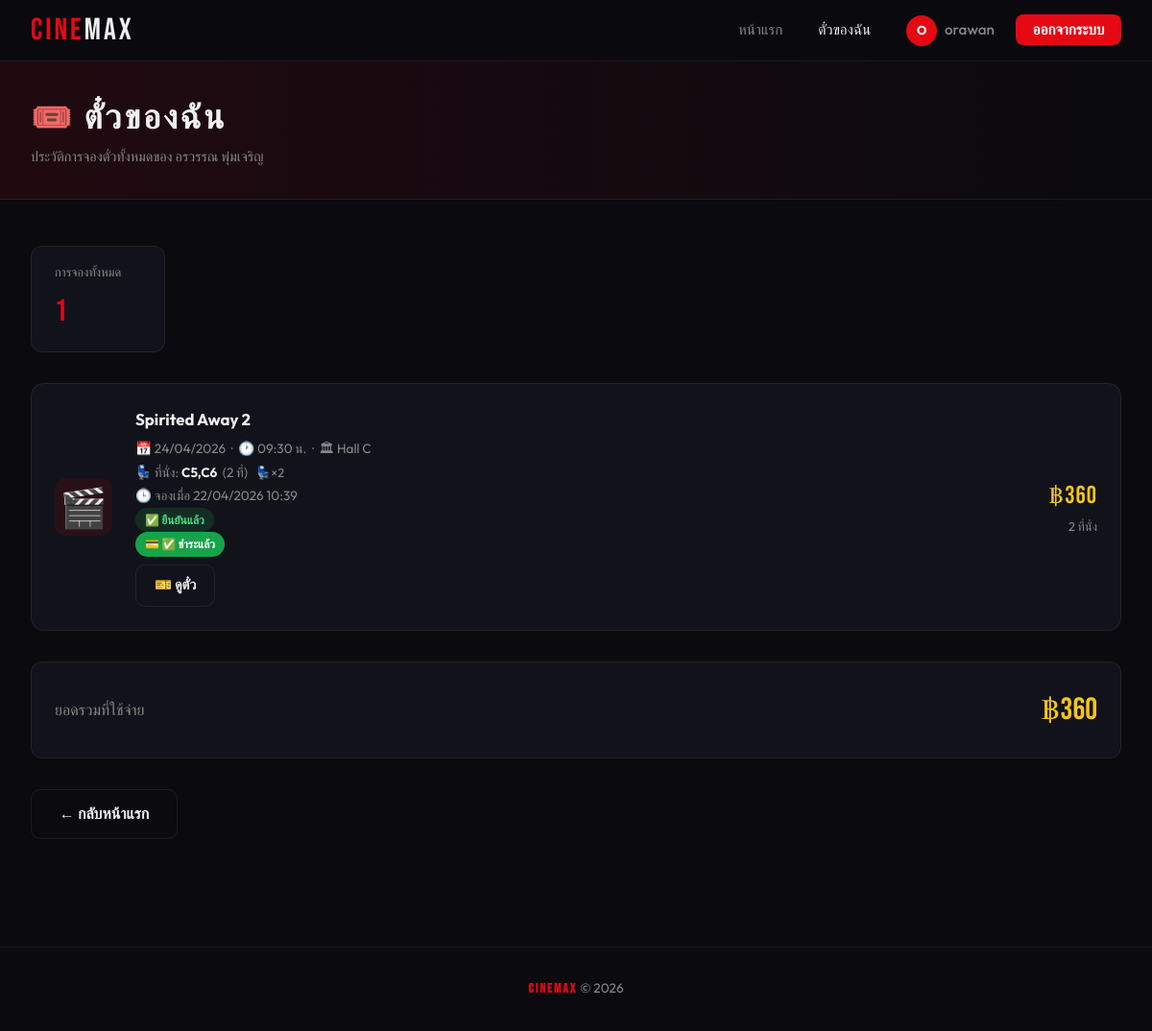
The page /mybooking.php (signed in) on the database its author committed.
### tables this page shows
CREATE TABLE `bookings` (
  `id` int(11) NOT NULL,
  `user_id` int(11) NOT NULL,
  `showtime_id` int(11) NOT NULL,
  `seats` varchar(255) NOT NULL COMMENT 'เช่น A1,A2,B3',
  `total_price` decimal(10,2) NOT NULL,
  `status` enum('pending','confirmed','cancelled') DEFAULT 'confirmed',
  `booked_at` timestamp NOT NULL DEFAULT current_timestamp(),
  `vip_count` int(11) DEFAULT 0,
  `normal_count` int(11) DEFAULT 0,
  `seat_types` text DEFAULT NULL,
  `payment_status` enum('pending','paid','cancelled') DEFAULT 'pending',
  `payment_ref` varchar(100) DEFAULT NULL,
  `paid_at` datetime DEFAULT NULL
);

CREATE TABLE `movies` (
  `id` int(11) NOT NULL,
  `title` varchar(200) NOT NULL,
  `description` text DEFAULT NULL,
  `genre` varchar(100) DEFAULT NULL,
  `duration` int(11) DEFAULT NULL COMMENT 'นาที',
  `rating` varchar(10) DEFAULT NULL,
  `poster` varchar(255) DEFAULT NULL,
  `is_showing` tinyint(1) DEFAULT 1,
  `created_at` timestamp NOT NULL DEFAULT current_timestamp()
);

CREATE TABLE `showtimes` (
  `id` int(11) NOT NULL,
  `movie_id` int(11) NOT NULL,
  `show_date` date NOT NULL,
  `show_time` time NOT NULL,
  `hall` varchar(50) NOT NULL,
  `total_seats` int(11) DEFAULT 60,
  `available_seats` int(11) DEFAULT 60,
  `price` decimal(10,2) DEFAULT 180.00,
  `hall_type` enum('normal','vip') DEFAULT 'normal'
);

### mybooking.php (the view, shortened to what this page needs)
<?php
require_once 'config.php';
$stmt = $conn->prepare("
    SELECT b.*, m.title, m.genre, s.show_date, s.show_time, s.hall, s.price
    FROM bookings b
    JOIN showtimes s ON b.showtime_id = s.id
    JOIN movies m ON s.movie_id = m.id
    WHERE b.user_id = ?
    ORDER BY b.booked_at DESC
");
$stmt->bind_param("i", $_SESSION['user_id']);
$stmt->execute();
$bookings = $stmt->get_result();
$stmt->execute();
$bookings = $stmt->get_result();
?>
<!DOCTYPE html>
<html lang="th">
<head>
    <link rel="stylesheet" href="css/style.css">
</head>
<body>
    <nav>
        <a href="index.php" class="nav-logo">CINE<span>MAX</span></a>
        <ul class="nav-links">
            <li><a href="index.php">หน้าแรก</a></li>
            <li><a href="mybooking.php" class="active">ตั๋วของฉัน</a></li>
            <li>
                <a href="#" style="display:flex;align-items:center;gap:0.5rem;">
                    <div class="user-avatar"><?= strtoupper(substr($_SESSION['username'], 0, 1)) ?></div>
                    <?= htmlspecialchars($_SESSION['username']) ?>
                </a>
            </li>
            <li><a href="logout.php" class="btn-nav">ออกจากระบบ</a></li>
        </ul>
    </nav>
    <div class="page-header">
        <div class="page-header-inner">
            <h1>🎟️ ตั๋วของฉัน</h1>
            <p>ประวัติการจองตั๋วทั้งหมดของ <?= htmlspecialchars($_SESSION['fullname'] ?? $_SESSION['username']) ?></p>
        </div>
    </div>
    <div class="section">
        <?php if ($bookings->num_rows === 0): ?>
            <div class="empty-state">
                <div class="empty-icon">🎫</div>
                <h3>ยังไม่มีประวัติการจอง</h3>
                <p style="margin-bottom:1.5rem;">เริ่มจองตั๋วหนังได้เลย!</p>
                <a href="index.php" class="btn btn-primary">🎬 ดูหนังทั้งหมด</a>
            </div>
        <?php else: ?>
            <div style="display:flex;gap:1rem;margin-bottom:2rem;flex-wrap:wrap;">
                <div
                    style="background:var(--bg-card);border:1px solid var(--border);border-radius:12px;padding:1rem 1.5rem;min-width:140px;">
                    <div style="color:var(--text-dim);font-size:0.8rem;margin-bottom:0.3rem;">การจองทั้งหมด</div>
                    <div style="font-family:'Bebas Neue',cursive;font-size:2rem;color:var(--accent);">
                        <?= $bookings->num_rows ?></div>
                </div>
            </div>
            <?php
            $total_spent = 0;
            $all_bookings = [];
            while ($b = $bookings->fetch_assoc()) {
                $all_bookings[] = $b;
                if ($b['status'] === 'confirmed') $total_spent += $b['total_price'];
            }
            foreach ($all_bookings as $b):
                $seats_arr = explode(',', $b['seats']);
                $num_seats = count($seats_arr);
                $movie_emoji = '🎬';
            ?>
                <div class="ticket-card" style="<?= $b['status'] === 'cancelled' ? 'opacity:0.6;' : '' ?>">
                    <div class="ticket-icon"><?= $movie_emoji ?></div>
                    <div>
                        <div class="ticket-movie"><?= htmlspecialchars($b['title']) ?></div>
                        <div class="ticket-info">
                            📅 <?= date('d/m/Y', strtotime($b['show_date'])) ?>
                            &nbsp;·&nbsp;
                            🕐 <?= substr($b['show_time'], 0, 5) ?> น.
                            &nbsp;·&nbsp;
                            🏛 <?= $b['hall'] ?>
                            <br>
                            💺 ที่นั่ง: <strong style="color:var(--text)">
                                <?= htmlspecialchars($b['seats']) ?>
                            </strong>
                            &nbsp;(<?= $num_seats ?> ที่)
                            <?php if ($b['normal_count'] > 0): ?>
                                &nbsp;<span style="color:var(--text-dim);font-size:0.8rem;">
                                    💺×<?= $b['normal_count'] ?>
                                </span>
                            <?php endif; ?>
                            <br>
                            🕒 จองเมื่อ <?= date('d/m/Y H:i', strtotime($b['booked_at'])) ?>
                            <br>
                            <?php
                            $payment_map = [
                                'pending' => '⏳ รอชำระเงิน',
                                'paid' => '✅ ชำระแล้ว',
                                'cancelled' => '❌ ยกเลิก'
                            ];
                            ?>
                            <?php if ($b['status'] === 'cancelled'): ?>
                                <span class="status-badge status-cancelled">❌ ยกเลิก</span>
                            <?php else: ?>
                                <span class="status-badge status-<?= $b['status'] ?>">
                                    <?= $b['status'] === 'confirmed' ? '✅ ยืนยันแล้ว' : '⏳ รอดำเนินการ' ?>
                                </span>
                                <br>
                                <span class="status-badge status-<?= $b['payment_status'] ?>">
                                    💳 <?= $payment_map[$b['payment_status']] ?? 'ไม่ทราบสถานะ' ?>
                                </span>
                            <?php endif; ?>
                            <?php if ($b['payment_status'] === 'paid' && $b['status'] !== 'cancelled'): ?>
                                <div style="margin-top:0.5rem;">
                                    <a href="ticket.php?id=<?= $b['id'] ?>" class="btn btn-outline btn-sm">
                                        🎫 ดูตั๋ว
                                    </a>
                                </div>
                            <?php endif; ?>
                        </div>
                    </div>
                    <div>
                        <div class="ticket-price">฿<?= number_format($b['total_price'], 0) ?></div>
                        <div class="ticket-seats"><?= $num_seats ?> ที่นั่ง</div>
                    </div>
                </div>
            <?php endforeach; ?>
            <div
                style="margin-top:2rem;padding:1.5rem;background:var(--bg-card);border:1px solid var(--border);border-radius:12px;display:flex;justify-content:space-between;align-items:center;">
                <div style="color:var(--text-dim);">ยอดรวมที่ใช้จ่าย</div>
                <div style="font-family:'Bebas Neue',cursive;font-size:2rem;color:var(--gold);">
                    ฿<?= number_format($total_spent, 0) ?></div>
            </div>
        <?php endif; ?>
        <div style="margin-top:2rem;">
            <a href="index.php" class="btn btn-outline">← กลับหน้าแรก</a>
        </div>
    </div>
    <footer>
        <strong>CINEMAX</strong> &copy; <?= date('Y') ?>
    </footer>
</body>
</html>

### css/style.css (style rules this page uses)
:root { --bg-dark: #0a0a0f; --bg-card: #12121a; --bg-card2: #1a1a26; --accent: #e50914; --accent-hover: #ff1a26; --gold: #f5c518; --text: #f0f0f0; --text-dim: #888; --border: rgba(255,255,255,0.07); --radius: 14px; --shadow: 0 8px 32px rgba(0,0,0,0.5); }
*, *::before, *::after { box-sizing: border-box; margin: 0; padding: 0; }
html { scroll-behavior: smooth; }
body { font-family: 'Outfit', sans-serif; background: var(--bg-dark); color: var(--text); min-height: 100vh; line-height: 1.6; }
nav { background: rgba(10,10,15,0.95); backdrop-filter: blur(12px); border-bottom: 1px solid var(--border); padding: 0 2rem; position: sticky; top: 0; z-index: 100; display: flex; align-items: center; justify-content: space-between; height: 64px; }
.nav-logo { font-family: 'Bebas Neue', cursive; font-size: 2rem; color: var(--accent); letter-spacing: 3px; text-decoration: none; }
.nav-logo span { color: var(--text); }
.nav-links { display: flex; align-items: center; gap: 0.5rem; list-style: none; }
.nav-links a { color: var(--text-dim); text-decoration: none; padding: 0.4rem 0.9rem; border-radius: 8px; font-size: 0.95rem; font-weight: 500; transition: all 0.2s; }
.nav-links a.active { color: var(--text); }
.btn-nav { background: var(--accent); color: #fff !important; border-radius: 8px; padding: 0.4rem 1.1rem !important; font-weight: 600 !important; }
.section { padding: 3rem 2rem; max-width: 1200px; margin: 0 auto; }
.btn { display: inline-flex; align-items: center; gap: 0.5rem; padding: 0.75rem 1.8rem; border-radius: 10px; font-family: 'Outfit', sans-serif; font-size: 1rem; font-weight: 600; border: none; cursor: pointer; text-decoration: none; transition: all 0.2s; }
.btn-outline { background: transparent; color: var(--text); border: 1px solid var(--border); }
.btn-sm { padding: 0.5rem 1.2rem; font-size: 0.9rem; }
.ticket-card { background: var(--bg-card); border: 1px solid var(--border); border-radius: var(--radius); padding: 1.5rem; display: grid; grid-template-columns: auto 1fr auto; gap: 1.5rem; align-items: center; margin-bottom: 1rem; transition: border-color 0.2s; }
.ticket-icon { font-size: 2.5rem; width: 60px; height: 60px; background: rgba(229,9,20,0.1); border-radius: 12px; display: flex; align-items: center; justify-content: center; }
.ticket-movie { font-weight: 700; font-size: 1.05rem; margin-bottom: 0.3rem; }
.ticket-info { color: var(--text-dim); font-size: 0.85rem; line-height: 1.8; }
.ticket-price { font-family: 'Bebas Neue', cursive; font-size: 1.6rem; letter-spacing: 1px; color: var(--gold); text-align: right; }
.ticket-seats { font-size: 0.8rem; color: var(--text-dim); text-align: right; }
.status-badge { display: inline-block; padding: 2px 10px; border-radius: 20px; font-size: 0.75rem; font-weight: 600; }
.status-confirmed { background: rgba(34,197,94,0.15); color: #4ade80; }
footer { border-top: 1px solid var(--border); padding: 2rem; text-align: center; color: var(--text-dim); font-size: 0.85rem; margin-top: 4rem; }
footer strong { color: var(--accent); font-family: 'Bebas Neue', cursive; letter-spacing: 2px; }
.page-header { background: linear-gradient(to right, rgba(229,9,20,0.1), transparent); border-bottom: 1px solid var(--border); padding: 2rem; }
.page-header-inner { max-width: 1200px; margin: 0 auto; }
.page-header h1 { font-family: 'Bebas Neue', cursive; font-size: 2.2rem; letter-spacing: 3px; }
.page-header p { color: var(--text-dim); font-size: 0.9rem; }
.user-avatar { width: 32px; height: 32px; background: var(--accent); border-radius: 50%; display: flex; align-items: center; justify-content: center; font-size: 0.8rem; font-weight: 700; color: #fff; }
.status-paid { background: #16a34a; color: #fff; }

### rows shown on the page
bookings: movie_emoji "🎬", movies.title "Spirited Away 2", showtime.show_date "24/04/2026", showtime.show_time "09:30", showtime.hall "Hall C", seats "C5,C6", seats "2", normal_count "2", booked_at "22/04/2026 10:39", status "✅ ยืนยันแล้ว", payment_status "✅ ชำระแล้ว", total_price "360"

### other values the page prints
substr($_SESSION['username'], 0, 1) "O"
$_SESSION['username'] "orawan"
$_SESSION['fullname'] "อรวรรณ พุ่มเจริญ"
$bookings->num_rows "1"
$total_spent "360"
